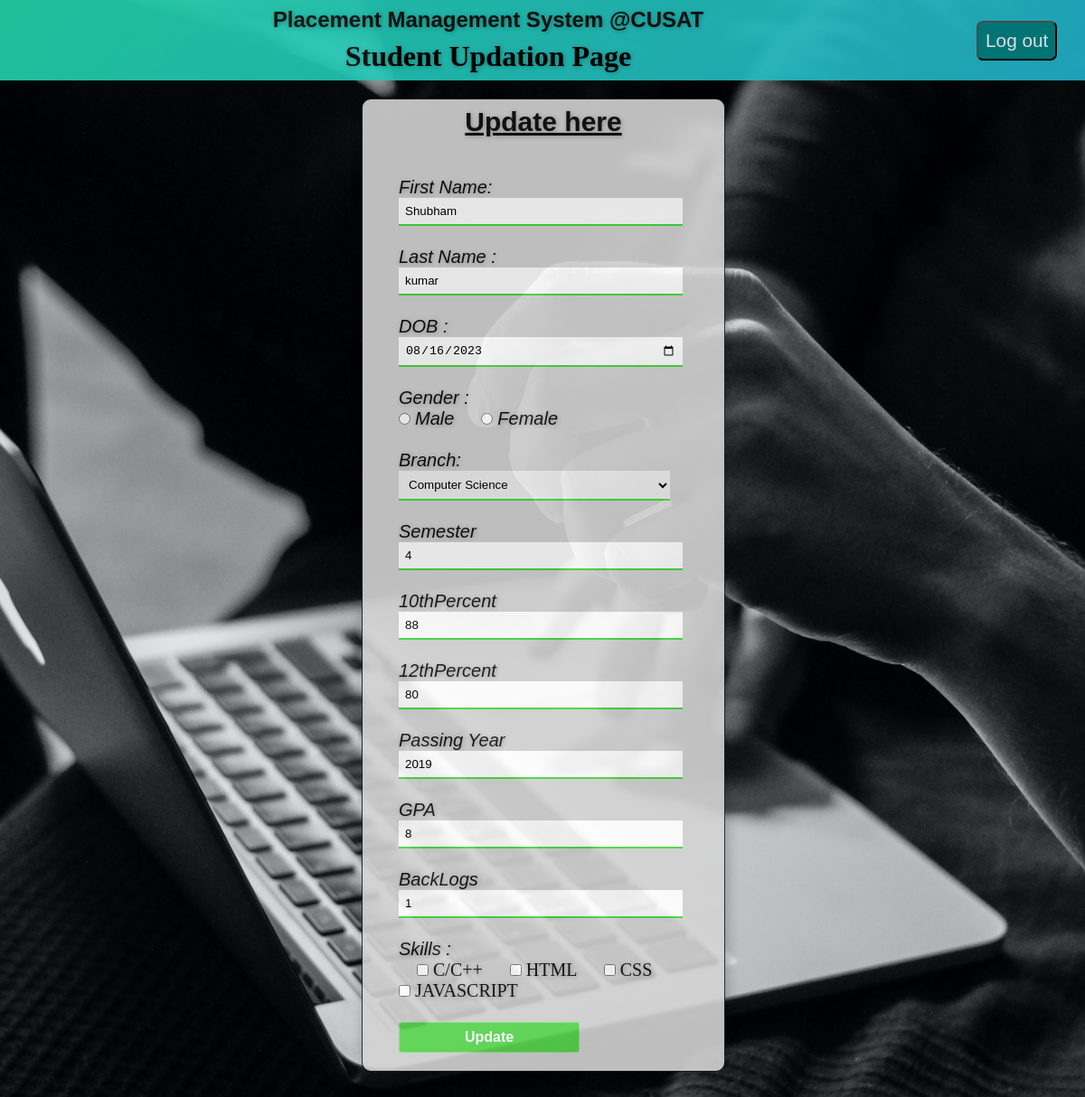
Screenshot of /updates.php?Id=420 with the database file from the repository.
### tables this page shows
CREATE TABLE `registration` (
  `ID` int(255) NOT NULL,
  `FirstName` varchar(255) NOT NULL,
  `LastName` varchar(255) NOT NULL,
  `DOB` varchar(255) NOT NULL,
  `Email` varchar(255) NOT NULL,
  `Gender` varchar(255) NOT NULL,
  `Branch` varchar(230) NOT NULL,
  `percent10` varchar(255) NOT NULL,
  `percent12` varchar(255) NOT NULL,
  `PassYear` varchar(255) NOT NULL,
  `GPA` varchar(255) NOT NULL,
  `Back` varchar(255) NOT NULL,
  `Semester` varchar(255) NOT NULL,
  `Skills` varchar(255) NOT NULL,
  `Img` varchar(255) NOT NULL,
  `password` varchar(255) NOT NULL,
  `Cpassword` varchar(255) NOT NULL,
  `Bool` varchar(100) NOT NULL DEFAULT 'False',
  `Company` varchar(255) NOT NULL DEFAULT 'Not Registered',
  `Status` varchar(255) NOT NULL DEFAULT 'NULL'
);

### updates.php (the view, shortened to what this page needs)
<!DOCTYPE html>
<html lang="en">
<head>
    <link rel="stylesheet" href="studentregistercss.css" type="text/css">
</head>
<body>
    <div id="headm">
    <div class="head">
    <h2>Placement Management System @CUSAT</h1>
    <h1 class="second_heading"><centre>Student Updation Page</centre></h2>
    </div>
    <div id="but">
    <a href="index.php" id="home"><button type="submit"  name="save" class="btn">Log out</button></a>
    </div>
    </div>
<div class="main">
    <div class="register"><h2><u>Update here</u></h2><br><br>
        <form action="<?php $_SERVER['PHP_SELF'] ?>"id="register" method="post" enctype="multipart/form-data">
<?php
include 'connection.php';
$ids = $_GET['Id'];
$showquery="select * from registration where ID={$ids}";
$showdata=mysqli_query($conn,$showquery);
$arrdata=mysqli_fetch_array($showdata);
    ?>
        <label>First Name:</label>
            <input type="text" name="fname" class="name"
            placeholder="Enter your first name" value="<?php echo $arrdata['FirstName'] ?>"><br><br>
             <label>Last Name :</label>
             <input type="text" name="lname" class="name"
            placeholder="Enter your last name" value="<?php echo $arrdata['LastName'] ?>"><br><br>
            <label>DOB :</label>
            <input type="date" name="dob" class="name"
            placeholder="12/03/2002" value="<?php echo $arrdata['DOB'] ?>">
            <br><br>
            <label>Gender :</label>
            <br>
            <input type="radio" name="gender" class="male" value="Male">
            <span id="male"><label for="male">Male</label></span>
            <input type="radio" name="gender" class="female" value="Female">
            <span id="female"><label for="female">Female</label></span>
            <br><br>
            <label>Branch:</label>
            <select name="branch" id="branch" class="name"value="<?php echo $arrdata['Branch'] ?>">
             <option>Computer Science</option>
            </select>
            <br><br>
            <label>Semester</label>
            <input type="number" min="1" max="8" name="semester" class="name" id="branch"
            placeholder="Enter the current semester" value="<?php echo $arrdata['Semester'] ?>"><br><br>
            <label>10thPercent</label>
            <input type="number" min="0" max="100" name="10percent" class="name"
             value="<?php echo $arrdata['percent10'] ?>">
             <br><br>
             <label>12thPercent</label>
            <input type="number" min="0" max="100" name="12percent" class="name"
             value="<?php echo $arrdata['percent12'] ?>">
             <br><br>
             <label>Passing Year</label>
            <input type="text" name="passyear" class="name"
             value="<?php echo $arrdata['PassYear'] ?>">
             <br><br>
             <label>GPA</label>
             <br>
            <input type="text" min="0" max="10" name="gpa" class="name"
             value="<?php echo $arrdata['GPA'] ?>">
             <br><br>
             <label>BackLogs</label>
            <input type="text" name="back" class="name"
             value="<?php echo $arrdata['Back'] ?>">
             <br><br>
            <label> Skills :</label>
            <br>
            <input type="checkbox" name="skills1" id="skills" value="C/C++">
            <span id="skills">C/C++</span>
            <input type="checkbox" name="skills2" id="skills" value="HTML">
            <span id="skills">HTML</span>
            <input type="checkbox" name="skills3" id="skills" value="CSS">
            <span id="skills">CSS</span>
            <br>
            <input type="checkbox" name="skills4" id="skills" Value="JS">
            <span id="skills">JAVASCRIPT</span>
            <br><br>
            <input type="submit" value="Update" name="save" id="submit">
        </form>
    </div>
</div>
</body>
</html>

### studentregistercss.css (style rules this page uses)
* { margin: 0; }
h2 { text-align: center; color: rgb(19, 19, 19); padding-top: 0.5rem; padding-bottom: 0.5rem; }
.second_heading { text-align: center; padding-bottom:0.5rem; }
#headm { width: 100%; display: flex; justify-content: center; align-items: center; background: linear-gradient(-45deg, #ee7752, #e73c7e, #23a6d5, #23d5ab); background-size: 400% 400%; animation: gradient 15s ease infinite; position: sticky; top: 0%; }
.head { width: 90%; height:auto; }
#but { width: 10%; }
* { margin: 0; padding: 0; }
body { background: url("c2.jpg"); background-repeat: no-repeat; background-size: cover; background-position: center; opacity: 0.9; background-attachment: fixed; }
.main { width: 400px; margin:auto; margin-top:20px; }
h2 { text-align: center; font-family: sans-serif; }
.register { background-color:lightgray; width:100%; font-size:20px; border-radius:10px; border:1px solid rgba(15, 15, 15, 0.925); box-shadow:2px 2px 15px rgba(0,0,0,0.3); color:#0f0f0f; margin-bottom: 50px; }
#register { margin-left:40px; margin-top:-10px; }
label { font-family: Arial, Helvetica, sans-serif; font-size:20px; font-style:italic; }
.name { width:300px; border:none; border-bottom:2px solid #46d83c; padding: 7px; }
#submit { width:200px; padding: 7px; font-size:16px; font-family: sans-serif; font-weight: 600; border-radius: 3px; background-color: #57d64e; margin-bottom: 20px; color:#fff; cursor: pointer; border:1px solid rgba(255,255,255,0.3); }
label,span,h2,h1 { text-shadow:1px 1px 5px rgba(0,0,0,0.3); }
.btn { background-color: teal; color: aliceblue; font-size: 1.3rem; padding: 8px; border-radius: 7px; }

### rows the page displays
registration: fname "Shubham", lname "kumar", dob "08/16/2023", branch "Computer Science", semester "4", percent10 "88", percent12 "80", passyear "2019", gpa "8", back "1"
